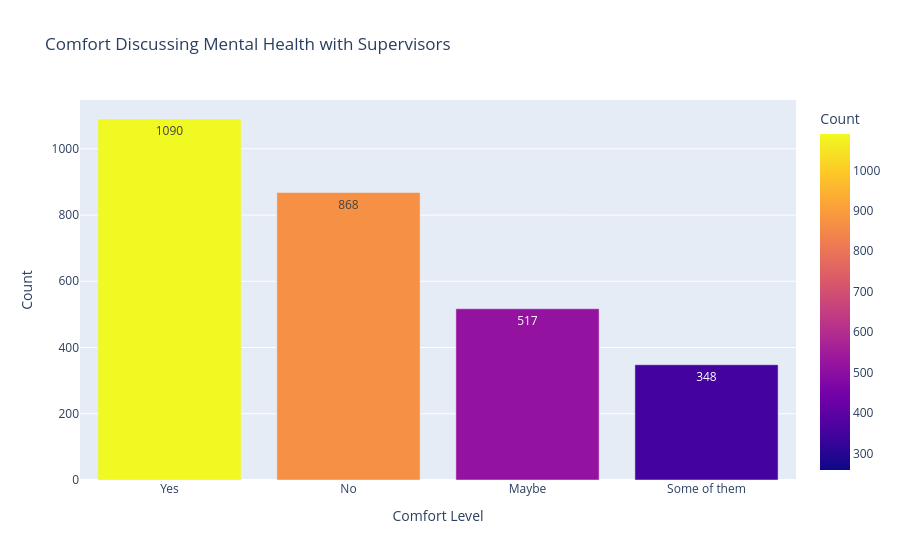

The cell this chart's notebook holds for it:
### Markdown cell above
## Comfort Discussing Mental Health

Open communication regarding mental health is an important indicator of workplace psychological safety.

This section explores how comfortable respondents feel discussing mental health with supervisors and coworkers.

### Code cell
comfort = (
    df["comfort_supervisor"]
    .value_counts(dropna=False)
    .reset_index()
)

comfort.columns = [
    "Comfort Level",
    "Count"
]

fig = px.bar(
    comfort,
    x="Comfort Level",
    y="Count",
    color="Count",
    text="Count",
    title="Comfort Discussing Mental Health with Supervisors"
)

fig.show()

### Figure 1 — Plotly figure (JSON) as saved in the notebook; plotly's stock layout.template omitted (floating-point values rounded to 4 significant figures)
{"data": [{"hovertemplate": "Comfort Level=%{x}<br>Count=%{marker.color}<extra></extra>", "legendgroup": "", "marker": {"color": [1090, 868, 517, 348, 259], "coloraxis": "coloraxis", "pattern": {"shape": ""}}, "name": "", "orientation": "v", "showlegend": false, "text": [1090.0, 868.0, 517.0, 348.0, 259.0], "textposition": "auto", "type": "bar", "x": ["Yes", "No", "Maybe", "Some of them", null], "xaxis": "x", "y": [1090, 868, 517, 348, 259], "yaxis": "y"}], "layout": {"barmode": "relative", "coloraxis": {"colorbar": {"title": {"text": "Count"}}, "colorscale": [[0, "#0d0887"], [0.1111, "#46039f"], [0.2222, "#7201a8"], [0.3333, "#9c179e"], [0.4444, "#bd3786"], [0.5556, "#d8576b"], [0.6667, "#ed7953"], [0.7778, "#fb9f3a"], [0.8889, "#fdca26"], [1, "#f0f921"]]}, "legend": {"tracegroupgap": 0}, "title": {"text": "Comfort Discussing Mental Health with Supervisors"}, "xaxis": {"anchor": "y", "domain": [0, 1], "title": {"text": "Comfort Level"}}, "yaxis": {"anchor": "x", "domain": [0, 1], "title": {"text": "Count"}}}}
